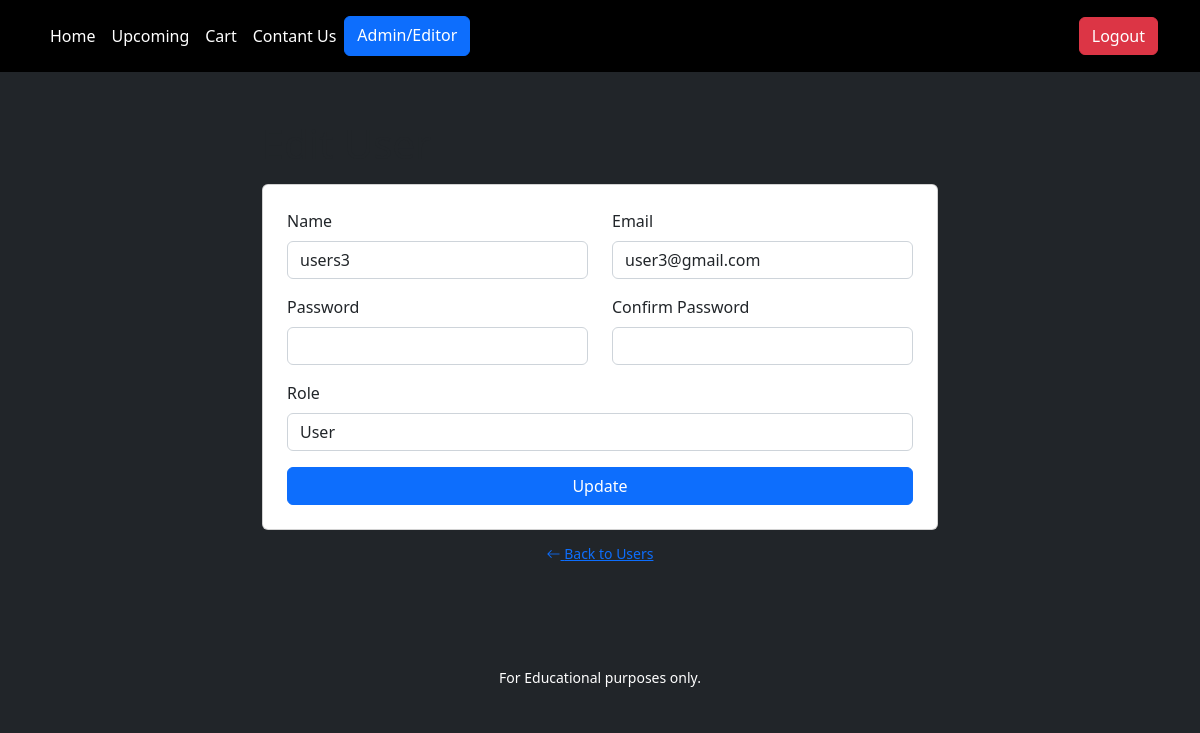
Screenshot of /manage-users-edit?id=9 (signed in) with the database file from the repository.
### tables this page shows
CREATE TABLE `users` (
  `id` int(11) NOT NULL AUTO_INCREMENT,
  `name` varchar(255) NOT NULL,
  `password` varchar(255) NOT NULL,
  `email` varchar(255) NOT NULL,
  `role` varchar(255) NOT NULL DEFAULT 'user',
  `created_at` timestamp NOT NULL DEFAULT current_timestamp() ON UPDATE current_timestamp(),
  PRIMARY KEY (`id`)
);

### includes/class-db.php (called while the page is built, shortened)
<?php
class DB
{
    private $db;
    public function __construct()
    {
        try{
            $this->db = new PDO(
                'mysql:host=devkinsta_db;dbname=Final_project',
                'root',
                '4JqGyoVdUoAAEJxU'
            );
        }catch( PDOException $error ){
            die( "Database connection failed" );
        }
    }
    public static function connect()
    {
        return new self();
    }
    public function select( $sql, $data = [],$is_list = false)
    {
        $statement = $this->db->prepare( $sql );
        $statement->execute($data);
        if ( $is_list ){
            return $statement->fetchAll(PDO::FETCH_ASSOC);
        }else{
            return $statement->fetch(PDO::FETCH_ASSOC);
        }
    }
}

### includes/class-user.php (called while the page is built, shortened)
<?php
class User
{
     public static function getUserById( $user_id )
     {
        return DB::connect()->select(
            'SELECT * FROM users WHERE id = :id',
            [
                'id'=> $user_id
            ]
        );
     }
}

### admins/manage-users-edit.php (the view, shortened to what this page needs)
<?php
$user = User::getUserById( $_GET['id'] );
    require dirname(__DIR__) . '/parts/header.php';
?>
<div class="container mx-auto my-5" style="max-width: 700px;">
    <div class="d-flex justify-content-between align-items-center mb-2">
        <h1 class="h1">Edit User</h1>
    </div>
    <div class="card mb-2 p-4">
        <form method="POST" action="<?php echo $_SERVER["REQUEST_URI"]; ?>">
            <div class="mb-3">
                <div class="row">
                    <div class="col">
                        <label for="name" class="form-label">Name</label>
                        <input type="text" class="form-control" id="name" name="name"
                            value="<?php echo $user['name']; ?>" />
                    </div>
                    <div class="col">
                        <label for="email" class="form-label">Email</label>
                        <input type="email" class="form-control" id="email" name="email"
                            value="<?php echo $user['email']; ?>" />
                    </div>
                </div>
            </div>
            <div class="mb-3">
                <div class="row">
                    <div class="col">
                        <label for="password" class="form-label">Password</label>
                        <input type="password" class="form-control" id="password" name="password" />
                    </div>
                    <div class="col">
                        <label for="confirm-password" class="form-label">Confirm Password</label>
                        <input type="password" class="form-control" id="confirm-password" name="confirm-password" />
                    </div>
                </div>
            </div>
            <div class="mb-3">
                <label for="role" class="form-label">Role</label>
                <select class="form-control" id="role" name="role">
                    <option value="user" <?php echo ( $user['role'] == 'user' ? 'selected' : '' ); ?>>User</option>
                </select>
            </div>
            <div class="d-grid">
                <button type="submit" class="btn btn-primary">Update</button>
            </div>
        </form>
    </div>
    <div class="text-center">
        <a href="/manage-users" class="btn btn-link btn-sm"><i class="bi bi-arrow-left"></i> Back to Users</a>
    </div>
</div>
<?php
require dirname(__DIR__) . '/parts/footer.php';

### assets/css/style.css (style rules this page uses)
* { padding: 0; margin: 0; }

### parts/header.php (style rules this page uses)
body { background: rgb(33, 37, 41); }

### rows the page displays
users: name "users3", email "user3@gmail.com", role "User"
